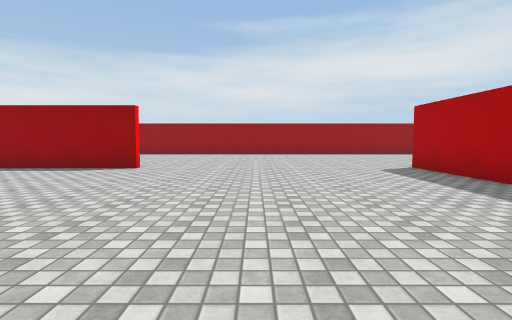
View 1 (above)

24 first-person views from a walk through a scene from a Unity 3-D project. The camera is 1.2 m above the floor, tilts 4° down and sees 85° across. The floor is counted in squares, 1.44 m on a side. Each view is taken from the middle of a square. On the plan, view 1 faces up. The plan holds only what a view shows up to about 11 squares ahead; the rest is blank. The place goes on beyond the plan. The player character is not drawn. Some surface patterns are stand-ins.

View 2
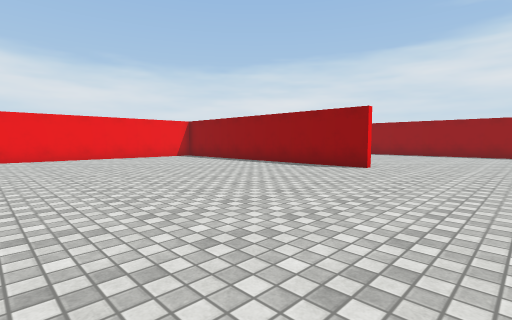

View 3
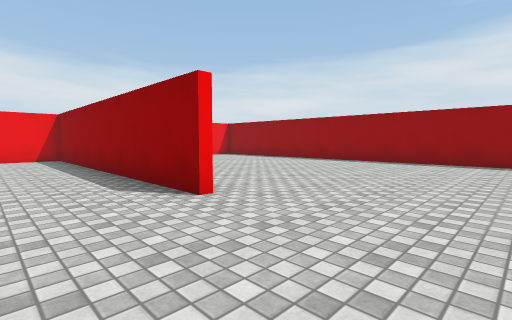

View 4
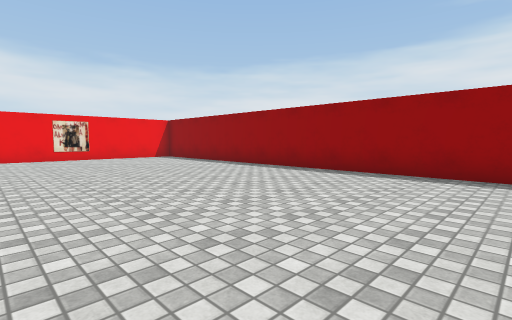

View 5
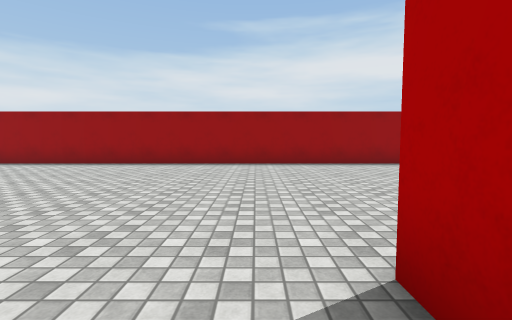

View 6
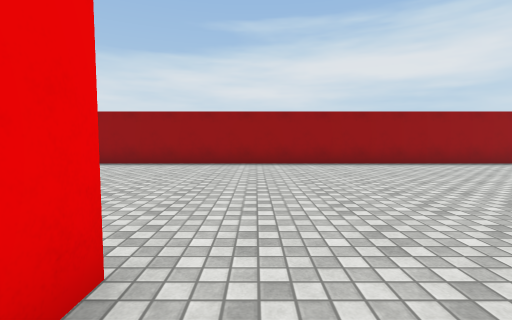

View 7
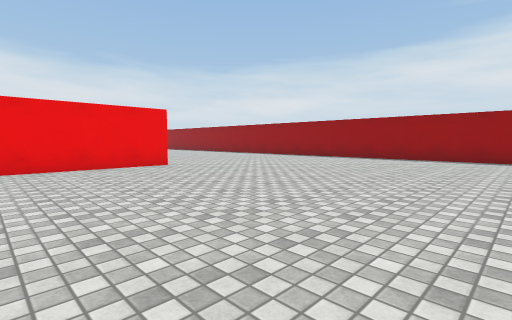

View 8
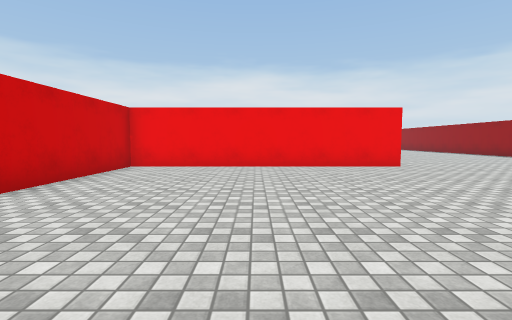

View 9
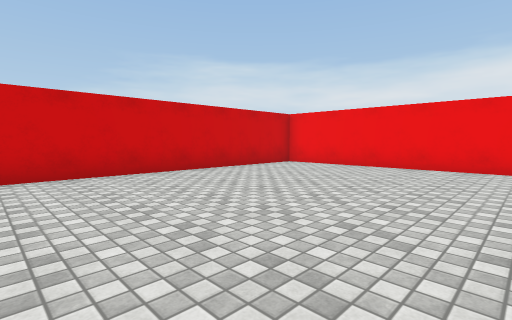

View 10
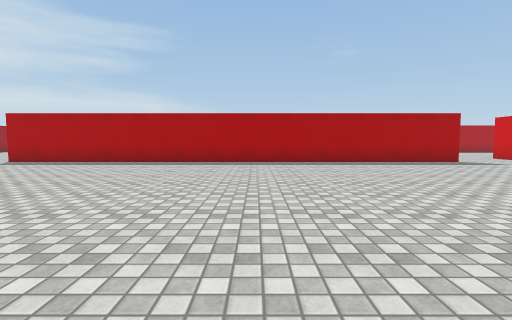

View 11
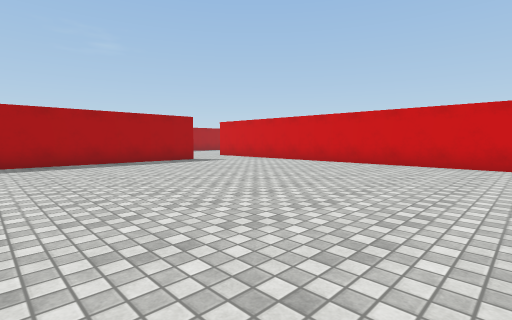

View 12
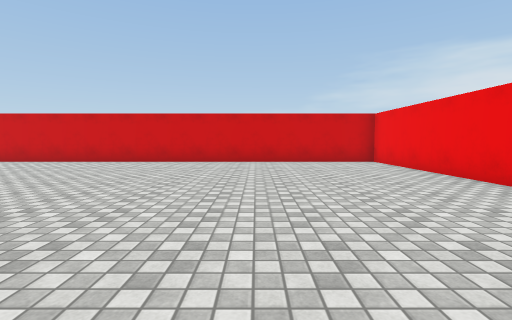

View 13
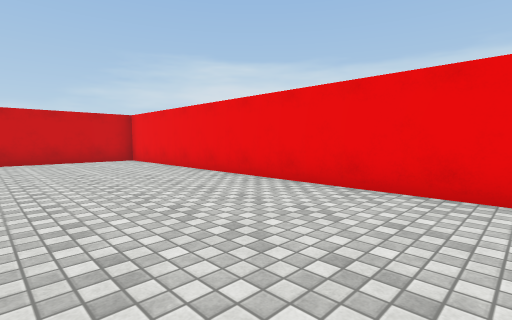

View 14
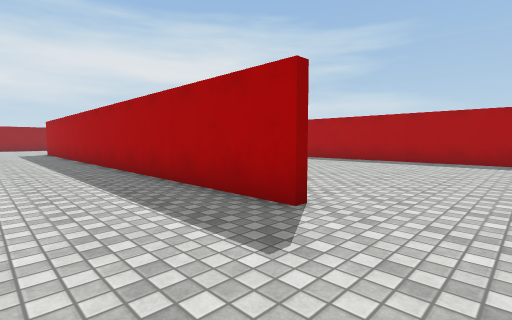

View 15
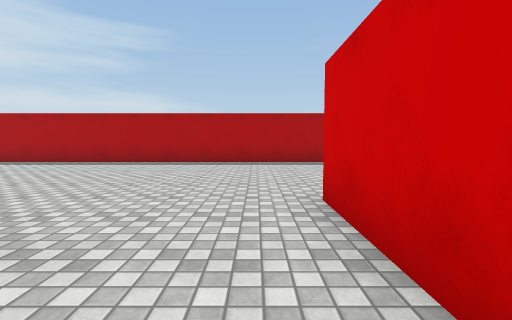

View 16
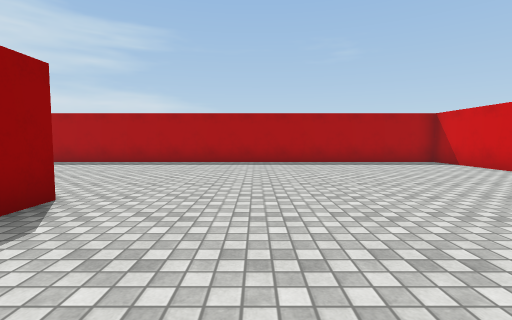

View 17
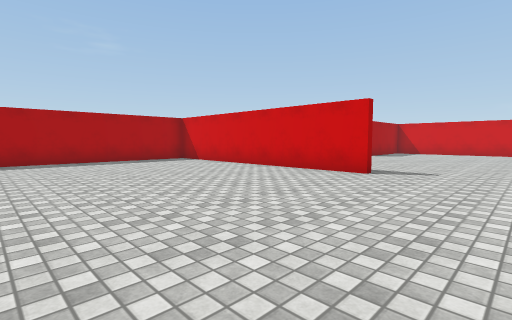

View 18
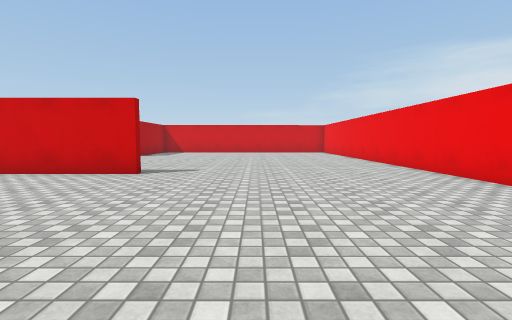

View 19
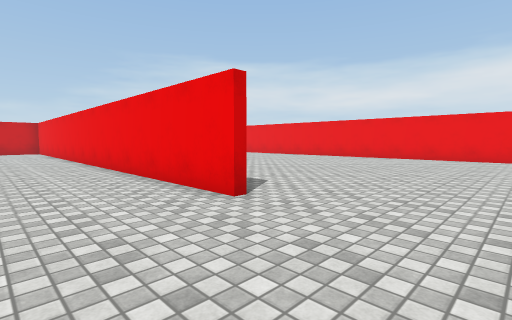

View 20
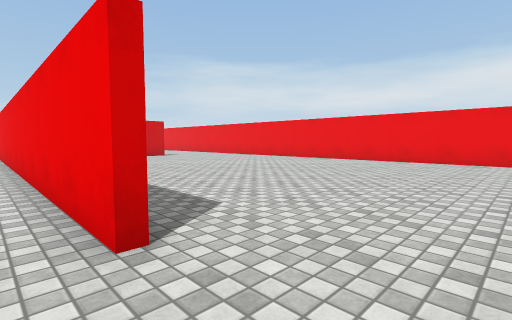

View 21
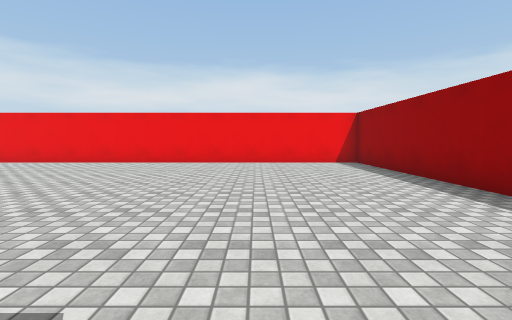

View 22
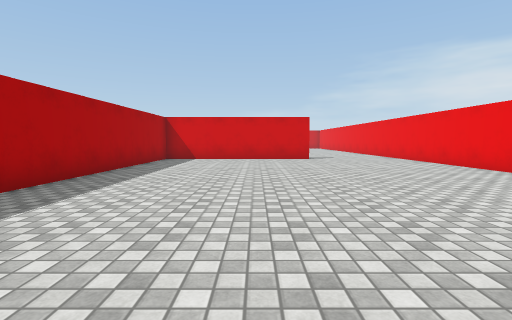

View 23
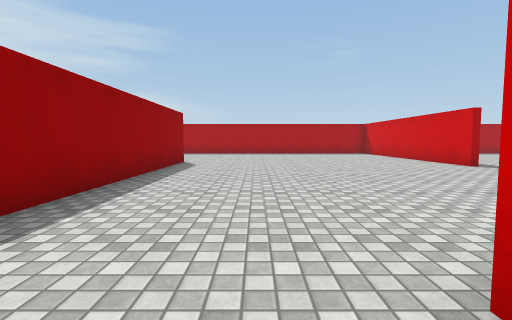

View 24
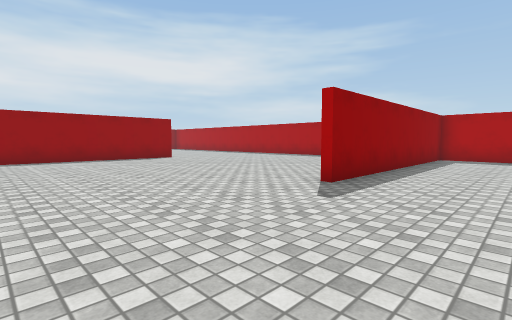

### Floor plan
Points are (right, up) in squares from view 1. A wall is a line through its corners. A room is listed if a view was taken in it or the views show most of it. See-through windows are left out.
Room 1 (views 1, 2, 3, 4, 5, 6, 7, 8, 9, 10, 11, 12, 13, 14, 15)
walls: (-3.5, 8.4) (-13.3, 8.4); (5.1, 8.8) (5.1, 0) (13.8, 0); (-13.6, 2) (-13.6, -11.9) (1.1, -11.9); (-13.6, 8) (-13.6, 6.5); (4.8, -9) (4.8, 8.6); (-13.6, 12) (-13.6, 10.5); (3.9, -11.9) (6.9, -11.9); (14.5, 17.2) (-8.5, 17.2)
ways out: opening at (6.7, -10) to room 2
Room 2 (views 16, 17, 18, 19, 20, 21, 22, 23, 24)
walls: (-2.7, -16.1) (-2.7, -27.5); (4.9, -21.9) (13.8, -21.9) (13.8, -1); (6.9, -12.2) (-1, -12.2); (-7.1, -12.2) (-13.6, -12.2) (-13.6, -27); (-2.9, -27) (-2.9, -20.4); (12.9, -22.2) (4.9, -22.2); (13.8, -24.5) (13.8, -23.1)
ways out: opening at (6.7, -10) to room 1

Where each view was taken, in squares from view 1:
view 1: 0 up, 0 right, facing up
view 2: 0 up, 0 right, facing up-left
view 3: 6 up, 0 right, facing up-left
view 4: 10 up, 0 right, facing up-left
view 5: 7 up, 4 right, facing up
view 6: 7 up, 6 right, facing up
view 7: 4 up, 14 right, facing up-left
view 8: 4 up, 14 right, facing left
view 9: 7 up, 14 right, facing down-left
view 10: 1 down, 6 left, facing right
view 11: 2 down, 6 left, facing down-right
view 12: 1 down, 9 left, facing down
view 13: 0 up, 9 left, facing down-left
view 14: 11 down, 2 right, facing up-right
view 15: 11 down, 3 right, facing right
view 16: 15 down, 3 right, facing right
view 17: 15 down, 2 right, facing down-right
view 18: 15 down, 2 right, facing down
view 19: 13 down, 0 right, facing down-left
view 20: 14 down, 2 left, facing down-left
view 21: 16 down, 3 left, facing left
view 22: 16 down, 7 left, facing down
view 23: 15 down, 4 left, facing right
view 24: 25 down, 0 right, facing up-right
